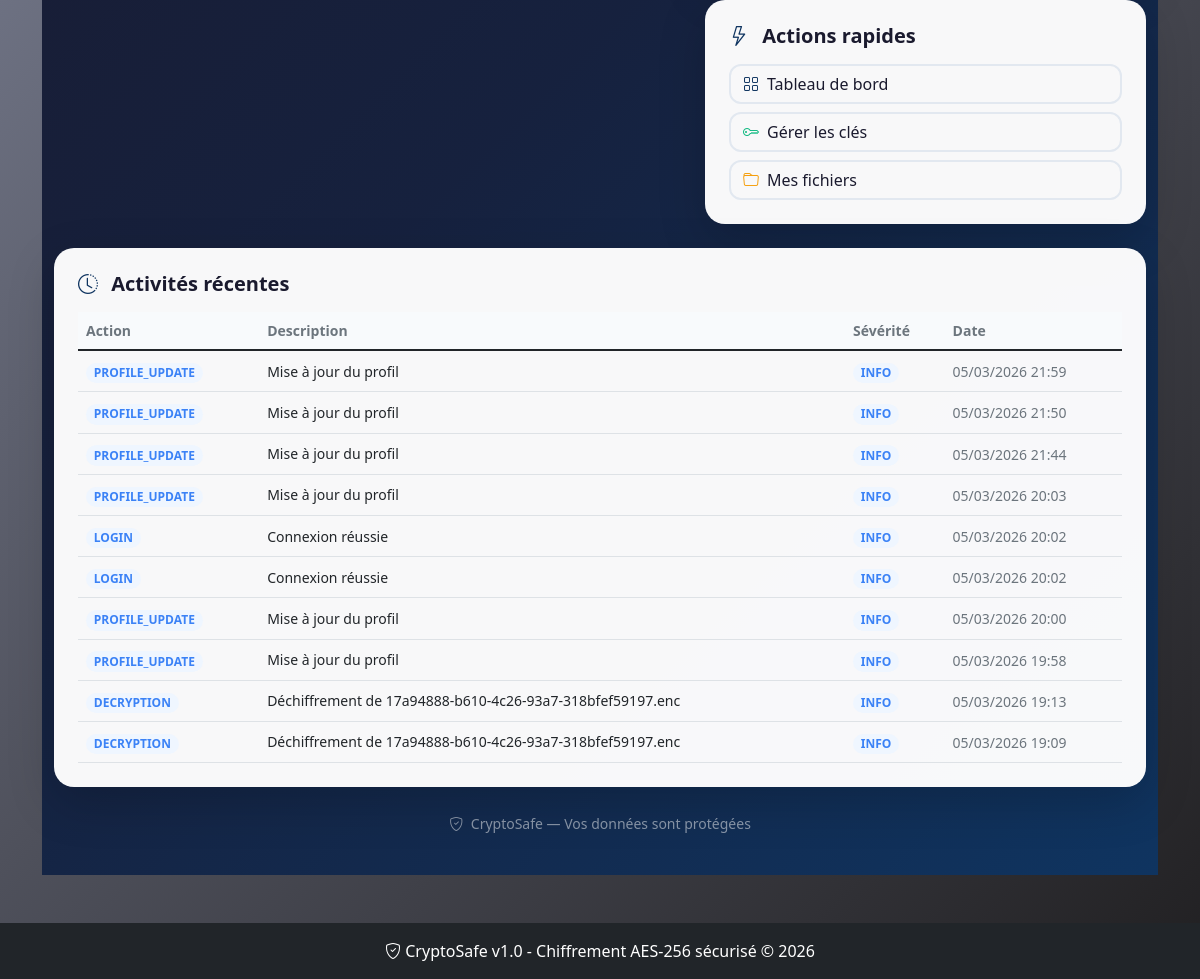
/profile/ (signed in, lower part), run on an earlier commit of the app's database.
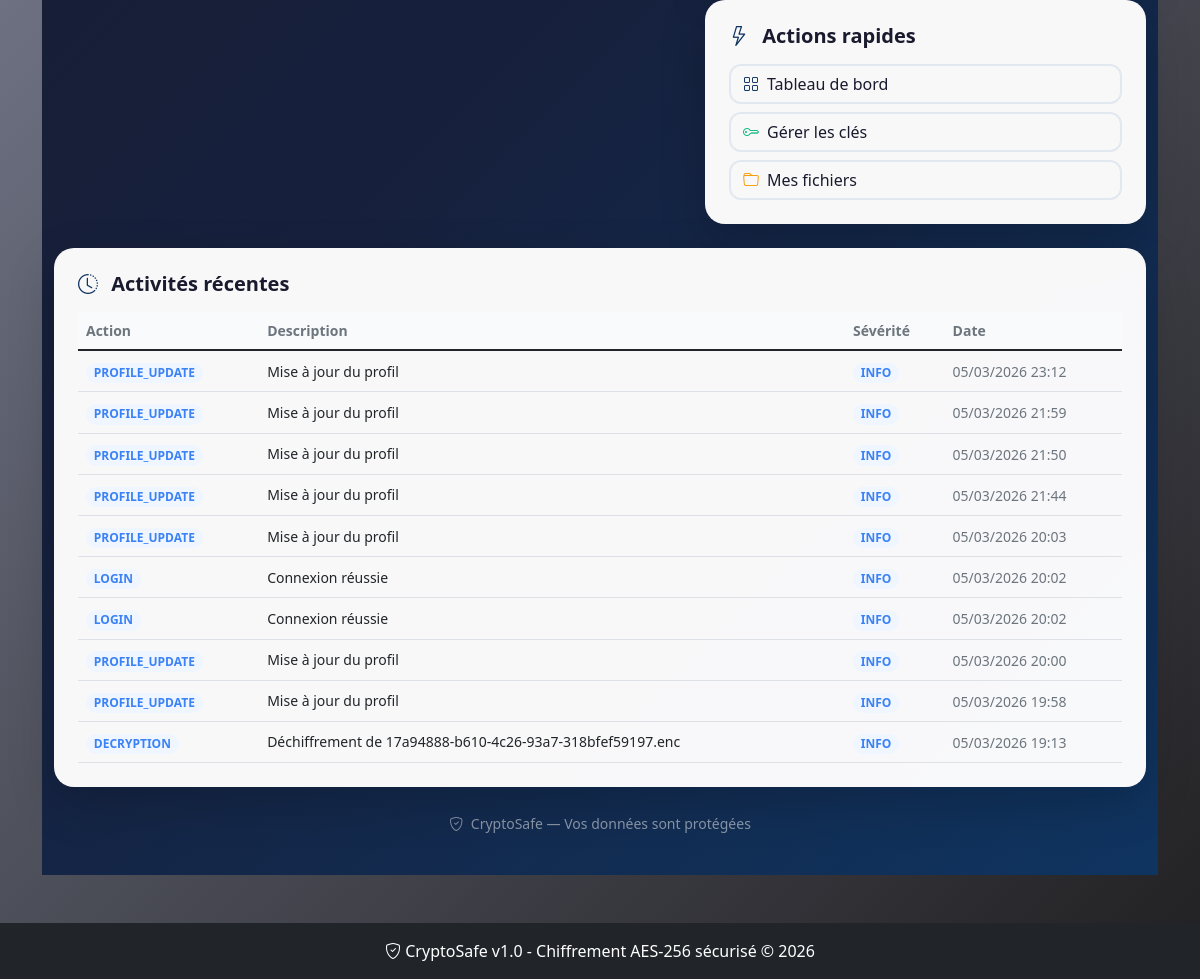
And on a later commit of the database.
### crypto_app/models.py (models this page shows, shortened)
class ActivityLog(models.Model):
    SEVERITY_CHOICES = [
        ('INFO', 'Information'), ('WARNING', 'Avertissement'),
        ('ERROR', 'Erreur'), ('CRITICAL', 'Critique'),
    ]
    user = models.ForeignKey(User, on_delete=models.SET_NULL, null=True, blank=True)
    action = models.CharField(max_length=100)
    description = models.TextField()
    severity = models.CharField(max_length=20, choices=SEVERITY_CHOICES, default='INFO')
    ip_address = models.GenericIPAddressField(null=True, blank=True)
    timestamp = models.DateTimeField(auto_now_add=True)
    class Meta:
        verbose_name = "Journal d'activité"
        verbose_name_plural = "Journaux d'activité"
        ordering = ['-timestamp']
        indexes = [
            models.Index(fields=['user', '-timestamp']),
            models.Index(fields=['severity']),
            models.Index(fields=['action']),
        ]

### crypto_app/views.py (the view, shortened to what this page needs)
# urls.py: path('profile/', views.user_profile, name='profile'),
@login_required
def user_profile(request):
    userprofile, _ = UserProfile.objects.get_or_create(user=request.user)
    return render(request, 'crypto_app/profile.html', {
        'userprofile': userprofile,
        'total_files': EncryptedFile.objects.filter(user=request.user).count(),
        'active_keys': EncryptionKey.objects.filter(user=request.user, is_active=True).count(),
        'recent_activities': ActivityLog.objects.filter(user=request.user).order_by('-timestamp')[:10],
    })

### crypto_app/templates/crypto_app/profile.html (shortened to what the changed rows need)
{% extends 'crypto_app/base.html' %}
{% load static %}
{% block content %}
<div class="min-vh-100 py-4" style="background: linear-gradient(135deg, #1a1a2e 0%, #16213e 50%, #0f3460 100%);">
    <div class="container">
        <div class="card border-0 shadow-lg mt-4" style="border-radius: 20px; background: rgba(255,255,255,0.97);">
            <div class="card-body p-4">
                {% if recent_activities %}
                <div class="table-responsive">
                    <table class="table table-hover align-middle mb-0">
                        <thead style="background: #f8fafc;">
                            <tr>
                                <th class="small text-muted fw-semibold">Action</th>
                                <th class="small text-muted fw-semibold">Description</th>
                                <th class="small text-muted fw-semibold">Sévérité</th>
                                <th class="small text-muted fw-semibold">Date</th>
                            </tr>
                        </thead>
                        <tbody>
                            {% for activity in recent_activities %}
                            <tr>
                                <td>
                                    <span class="badge rounded-pill"
                                          style="background: #eff6ff; color: #3b82f6; font-size: 0.75rem;">
                                        {{ activity.action }}
                                    </span>
                                </td>
                                <td class="small">{{ activity.description }}</td>
                                <td>
                                    <span class="badge rounded-pill small"
                                          style="{% if activity.severity == 'INFO' %}background:#eff6ff; color:#3b82f6;{% elif activity.severity == 'WARNING' %}background:#fffbeb; color:#f59e0b;{% elif activity.severity == 'ERROR' %}background:#fef2f2; color:#ef4444;{% else %}background:#f1f5f9; color:#64748b;{% endif %}">
                                        {{ activity.severity }}
                                    </span>
                                </td>
                                <td><small class="text-muted">{{ activity.timestamp|date:"d/m/Y H:i" }}</small></td>
                            </tr>
                            {% endfor %}
                        </tbody>
                    </table>
                </div>
                {% else %}
                <div class="text-center py-4">
                    <i class="bi bi-clock-history fs-1 text-muted d-block mb-2"></i>
                    <p class="text-muted small">Aucune activité enregistrée</p>
                </div>
                {% endif %}
            </div>
        </div>
    </div>
</div>
{% endblock %}

What changed in the data, as far as the page shows it:
no longer on this page (row unchanged): ActivityLog: action "DECRYPTION", description "Déchiffrement de 17a94888-b610-4c26-93a7-318bfef59197.enc", severity "INFO", timestamp "05/03/2026 19:09"
added ActivityLog: action "PROFILE_UPDATE", description "Mise à jour du profil", severity "INFO", timestamp "05/03/2026 23:12"
